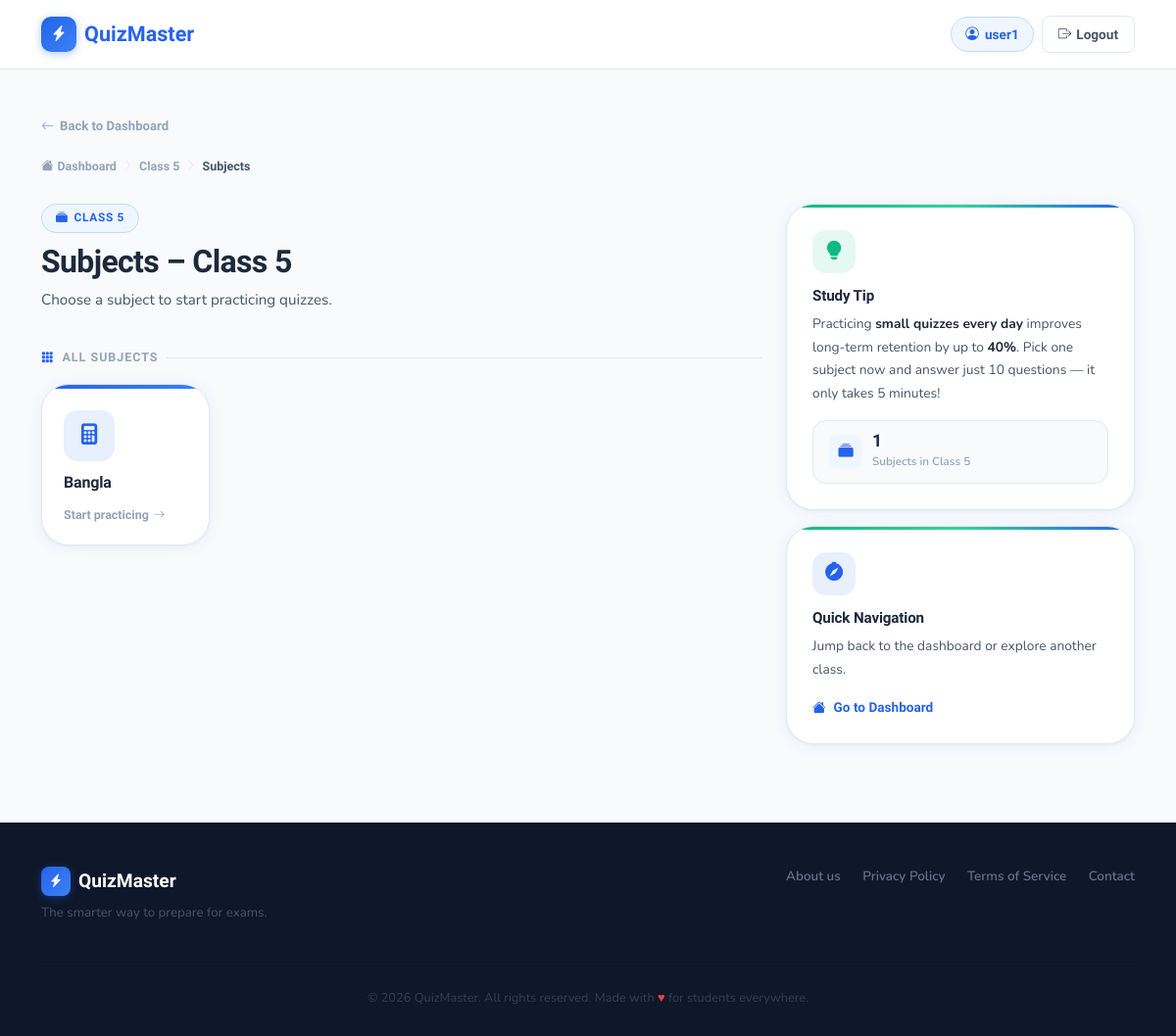
Before: /class/2/ (signed in) with the older database file.
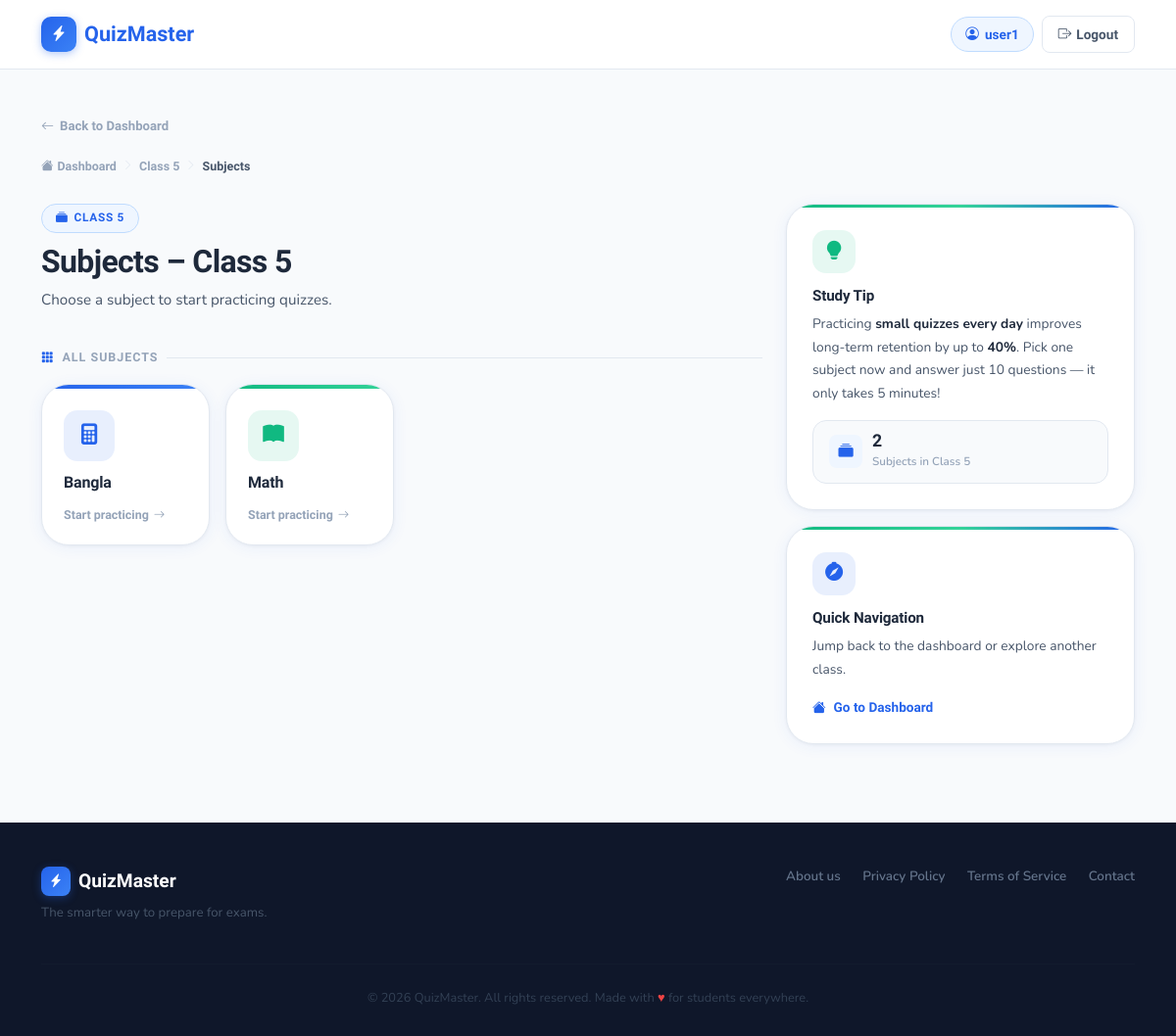
After: the same page with the newer database file.
### quiz/models.py (models this page shows, shortened)
class Subject(models.Model):
    name = models.CharField(max_length=100)
    class_name = models.ForeignKey(Class, on_delete=models.CASCADE)

### quiz/views.py (the view)
# urls.py: path("class/<int:class_id>/", views.subjects, name="subjects"),
@login_required
def subjects(request, class_id):
    class_obj = get_object_or_404(Class, id=class_id)
    subjects = Subject.objects.filter(class_name=class_obj)
    return render(request, "quiz/subjects.html", {
        "class": class_obj,
        "subjects": subjects
    })

### quiz/templates/quiz/subjects.html (shortened to what this page needs)
{% extends "quiz/base.html" %}
{% load static %}
{% block content %}
<section class="page-section">
  <div class="container">
    <a href="{% url 'dashboard' %}" class="back-link">
      <i class="bi bi-arrow-left"></i>Back to Dashboard
    </a>
    <nav class="qm-breadcrumb" aria-label="breadcrumb">
      <a href="{% url 'dashboard' %}"><i class="bi bi-house-fill me-1"></i>Dashboard</a>
      <span class="sep"><i class="bi bi-chevron-right"></i></span>
      <a href="/class/{{ class.id }}/">{{ class.name }}</a>
      <span class="sep"><i class="bi bi-chevron-right"></i></span>
      <span class="crumb-current">Subjects</span>
    </nav>
    <div class="row g-4">
      <div class="col-12 col-lg-8">
        <div class="page-header">
          <div class="page-header-eyebrow">
            <i class="bi bi-collection-fill"></i>
            {{ class.name }}
          </div>
          <h1 class="page-header-title">Subjects – {{ class.name }}</h1>
          <p class="page-header-sub">Choose a subject to start practicing quizzes.</p>
        </div>
        <div class="section-label">
          <i class="bi bi-grid-3x3-gap-fill"></i>
          All Subjects
        </div>
        {% if subjects %}
          <div class="row g-3">
            {% for subject in subjects %}
            <div class="col-12 col-sm-6 col-xl-3 subject-card-wrap">
              <a href="{% url 'quizzes' subject.id %}" class="subject-card subject-card-item" data-index="{{ forloop.counter0 }}">
                <div class="subject-card-body">
                  <div class="subject-icon-wrap subject-icon-item"></div>
                  <p class="subject-name">{{ subject.name }}</p>
                  <span class="subject-cta">
                    Start practicing <i class="bi bi-arrow-right"></i>
                  </span>
                </div>
              </a>
            </div>
            {% endfor %}
          </div>
        {% endif %}
      </div>
      <div class="col-12 col-lg-4">
        <div class="sidebar-card mb-3">
          <div class="sidebar-icon-wrap"><i class="bi bi-lightbulb-fill"></i></div>
          <h3 class="sidebar-card-title">Study Tip</h3>
          <p class="sidebar-card-body">
            Practicing <strong>small quizzes every day</strong> improves long-term
            retention by up to <strong>40%</strong>. Pick one subject now and answer
            just 10 questions — it only takes 5 minutes!
          </p>
          <div class="sidebar-stat">
            <div class="sidebar-stat-icon"><i class="bi bi-collection-fill"></i></div>
            <div>
              <div class="sidebar-stat-val">{{ subjects|length }}</div>
              <div class="sidebar-stat-lbl">Subjects in {{ class.name }}</div>
            </div>
          </div>
        </div>
        <div class="sidebar-card">
          <div class="sidebar-icon-wrap" style="background:rgba(37,99,235,0.10);color:var(--primary);">
            <i class="bi bi-compass-fill"></i>
          </div>
          <h3 class="sidebar-card-title">Quick Navigation</h3>
          <p class="sidebar-card-body mb-3">Jump back to the dashboard or explore another class.</p>
          <a href="{% url 'dashboard' %}" class="d-flex align-items-center gap-2"
             style="font-size:0.85rem;font-weight:700;font-family:'Plus Jakarta Sans',sans-serif;color:var(--primary);">
            <i class="bi bi-house-fill"></i> Go to Dashboard
          </a>
        </div>
      </div>
    </div>
  </div>
</section>
{% endblock %}

Changed rows visible on the page:
added Subject: name "Math"
Other visible differences:
{{ subjects|length }}: "1" → "2"
